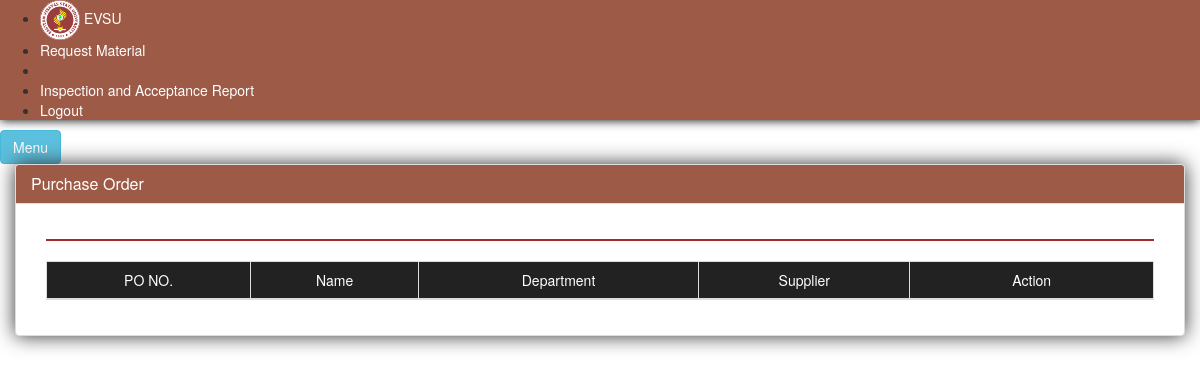
/index.php/po/po_list, run on an earlier commit of the app's database.
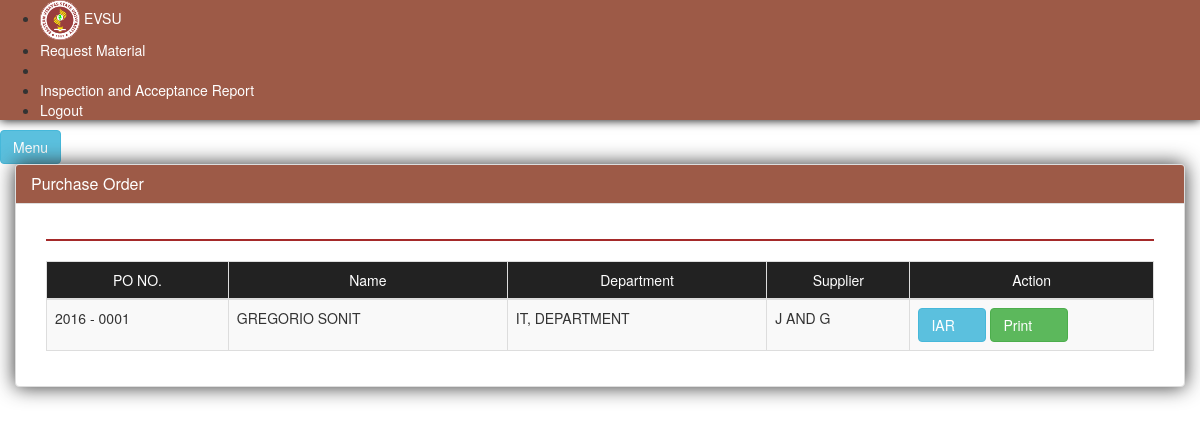
And on a later commit of the database.
### tables this page shows
CREATE TABLE IF NOT EXISTS `tbl_mat_desc` (
  `id` int(11) NOT NULL,
  `description` text NOT NULL,
  `pid` int(11) NOT NULL,
  `status` int(11) NOT NULL,
  `date_request` date NOT NULL,
  `prno` varchar(20) NOT NULL,
  `section` varchar(50) NOT NULL
);

CREATE TABLE IF NOT EXISTS `tbl_po` (
  `id` int(11) NOT NULL,
  `mid` int(11) NOT NULL,
  `supplier` varchar(50) NOT NULL,
  `address` varchar(50) NOT NULL,
  `tin` varchar(60) NOT NULL,
  `po_date` date NOT NULL,
  `pono` varchar(30) NOT NULL
);

CREATE TABLE IF NOT EXISTS `tbl_party` (
  `id` int(11) NOT NULL,
  `firstname` varchar(50) NOT NULL,
  `middlename` varchar(50) NOT NULL,
  `lastname` varchar(50) NOT NULL,
  `address` varchar(50) NOT NULL,
  `contact` varchar(50) NOT NULL,
  `email` varchar(50) NOT NULL,
  `department` int(11) NOT NULL,
  `position` int(11) NOT NULL
);

CREATE TABLE IF NOT EXISTS `tbl_department` (
  `id` int(11) NOT NULL,
  `description` varchar(50) NOT NULL,
  `code` varchar(30) NOT NULL
);

### application/controllers/Po.php (called while the page is built, shortened)
<?php
	class Po extends CI_Controller
	{
		public function po_list()
		{
			$this->load->model('rfq_model');
			$this->load->view('purchase_order/po_list');
			$this->load->view('include/footer');
		}
	}
?>

### index.php (called while the page is built, shortened)
<?php
require_once BASEPATH.'core/CodeIgniter.php';

### application/models/Rfq_model.php (called while the page is built, shortened)
<?php
	class Rfq_model extends CI_Model
	{
		public function get_po_stat()
		{
			$this->db->where('a.status', 3);
			$this->db->where('a.id = b.mid');
			$this->db->where('a.pid = c.id');
			$this->db->where('c.department = d.id');
			$this->db->select('a.id, b.supplier, c.firstname, c.lastname, b.pono, d.code');
			return $this->db->get('tbl_mat_desc a, tbl_po b, tbl_party c, tbl_department d')->result_array();
		}
	}
?>

### application/views/purchase_order/po_list.php (the view, shortened to what this page needs)
<div id="page-content-wrapper">
  <a href="#menu-toggle" id="menu-toggle" class="btn btn-info">Menu</a>
    <div class="container-fluid padding_zero">
        <div class="row padding_zero">
            <div class="col-lg-12">
                  <div class="panel panel-default" style="box-shadow: 0px 0px 20px rgb(49, 49, 49)">
                  <div class="panel-heading" style="background: rgb(157, 90, 71)" >
                    <h1 class="panel-title" style="color:white">Purchase Order</h1>
                  </div>
                  <div class="panel-body">
                      <div class="col-md-12">
                        <hr style="border: 1px solid brown;" />
                        <div class="tabe table-responsive">
                          <table class="table table-bordered table-hover table-striped">
                            <thead>
                              <tr class="navbar-inverse">
                                <td style="color:white;text-align:center">PO NO.</td>
                                <td style="color:white;text-align:center">Name</td>
                                <td style="color:white;text-align:center">Department</td>
                                <td style="color:white;text-align:center">Supplier</td>
                                <td style="color:white;text-align:center;width:22%">Action</td>
                              </tr>
                            </thead>
                            <tbody>
                              <?php foreach ($this->rfq_model->get_po_stat() as $key => $value): ?>
                                <tr>
                                  <td><?= $value['pono']?></td>
                                  <td><?= strtoupper($value['firstname'] . " " . $value['lastname'])?></td>
                                  <td><?= strtoupper($value['code']) ?></td>
                                  <td><?= strtoupper($value['supplier']) ?></td>
                                  <td>
                                    <a href="#" class="btn btn-info invoice" data-toggle="modal" data-param="<?php echo $value['id'] ?>">IAR&nbsp;&nbsp;<span class="glyphicon glyphicon-ok"></span></a>
                                    <a href="/print_po/<?php echo $value['id'] ?>" class="btn btn-success addmaterial" target="_blank" data-toggle="modal">Print&nbsp;&nbsp;&nbsp;<span class="glyphicon glyphicon-print"></span></a>
                                  </td>
                                </tr>
                              <?php endforeach ?>
                            </tbody>
                         </table>
                        </div>
                      </div>
                  </div>
                </div>
            </div>
        </div>
    </div>
</div>

What changed in the data, as far as the page shows it:
now on this page (row edited): tbl_mat_desc: tbl_po.pono "2016 - 0001", tbl_party.firstname+lastname "GREGORIO SONIT", tbl_department.code "IT, DEPARTMENT", tbl_po.supplier "J AND G"
